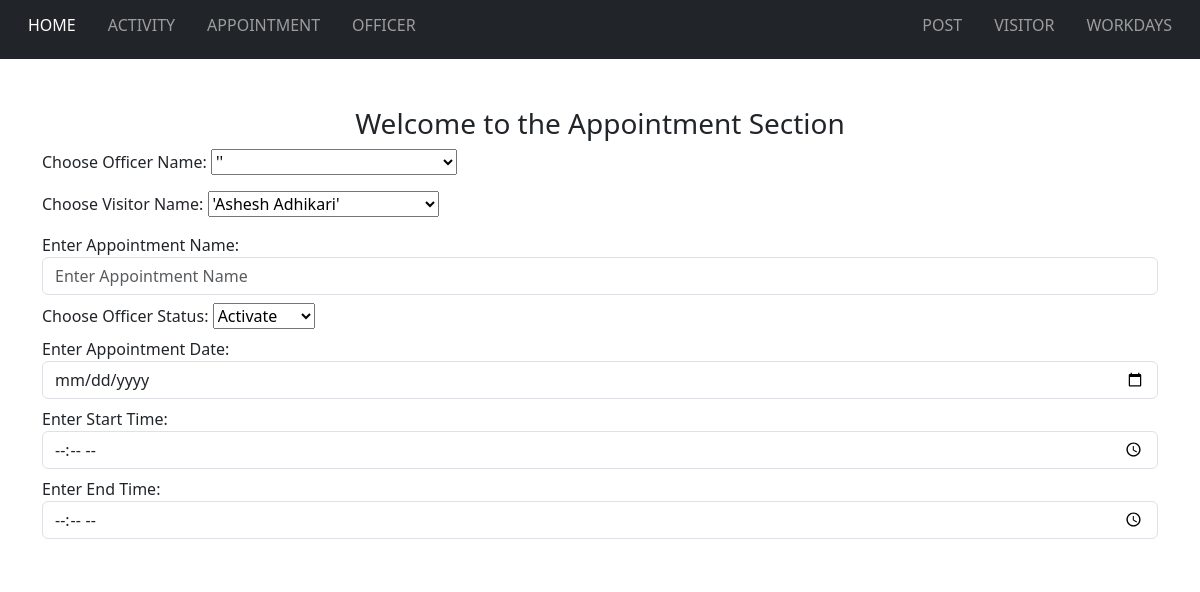
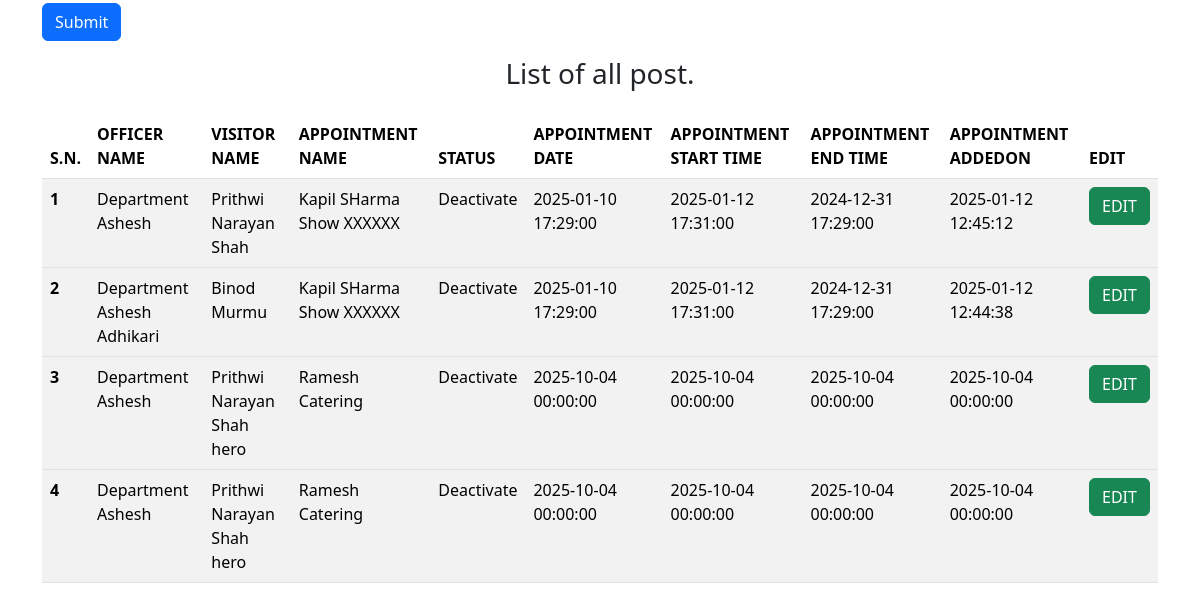
/appointment.php, run on an earlier commit of the app's database (2 pictures, top to bottom).
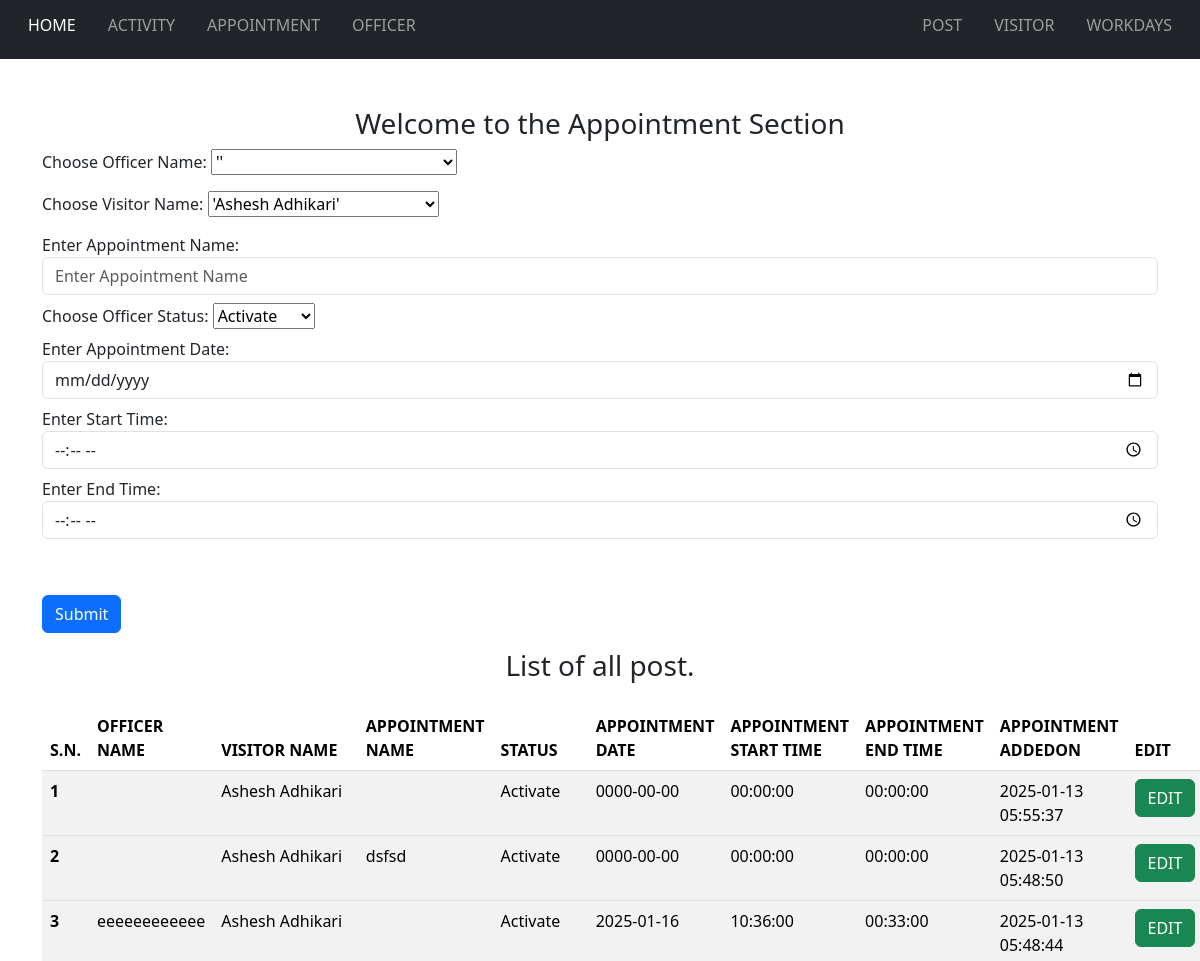
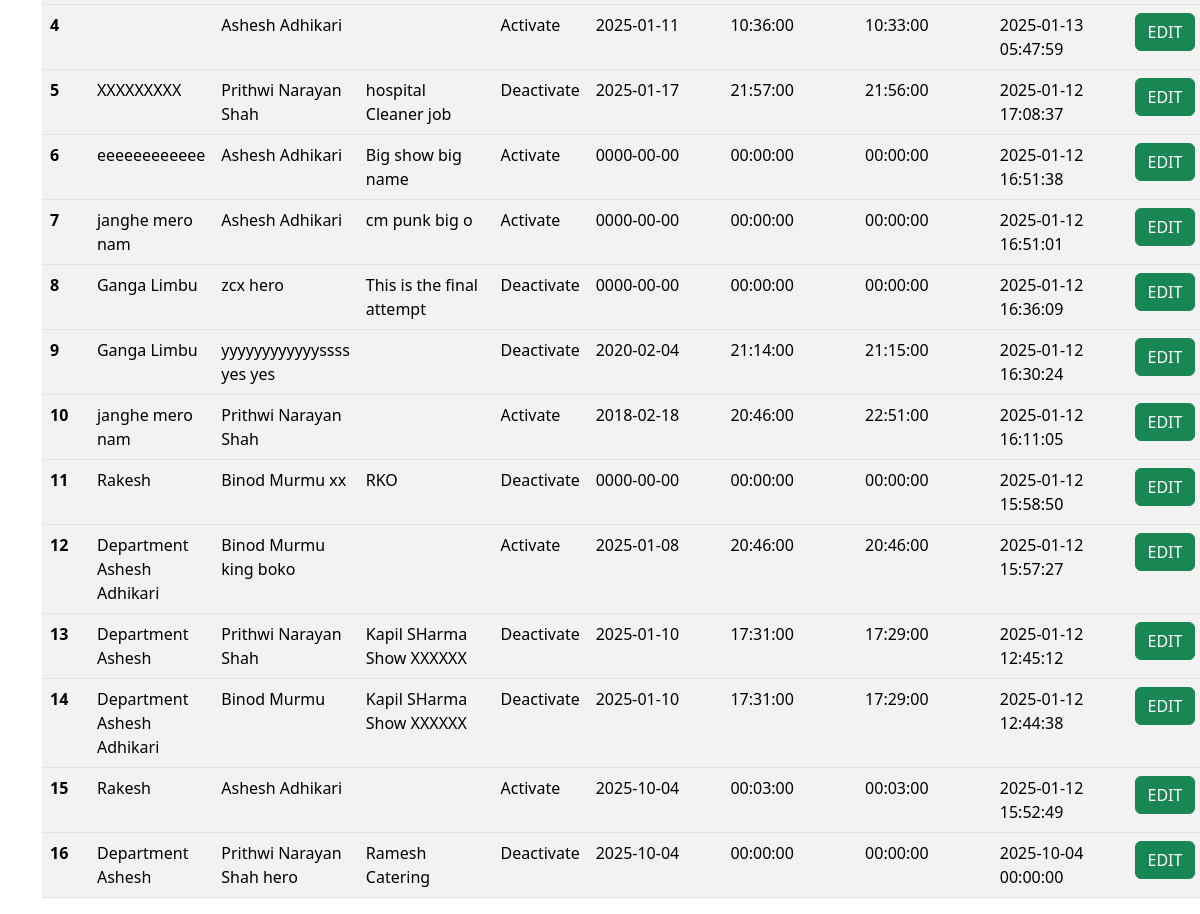
And on a later commit of the database (2 pictures, top to bottom).
### appointment.php (the view, shortened to what this page needs)
<?php
@include "_header.php";
?>
<div class="container">
    <h3 class="text-center mt-5">Welcome to the Appointment Section</h3>
</div>
<div>
    <div class="container">
        <div class="row">
            <div class="col">
                <?php
                if (isset($_GET["appointment_edit"])) {
                    include_once 'edit/edit-appointment.php';
                } else {
                    $sql_dropdown = "SELECT `officer-id`, `officer-name` FROM `table-officer`";
                    $result_dropdown = mysqli_query($con, $sql_dropdown);
                    $sql_dropdownX = "SELECT `visitor-id`, `visitor-name` FROM `table-visitor`";
                    $result_dropdownX = mysqli_query($con, $sql_dropdownX);
                ?>
                    <form method="post">
                        <label for="officer-id">Choose Officer Name:</label>
                        <select name="officer_id" id="officer-id" class="mb-3">
                            <?php
                            if (mysqli_num_rows($result_dropdown) > 0) {
                                while ($row = mysqli_fetch_array($result_dropdown)) {
                                    echo "<option value='{$row['officer-id']}'> '{$row['officer-name']}'</option>";
                                }
                            }
                            ?>
                        </select>
                        <br>
                        <label for="visitor-id">Choose Visitor Name:</label>
                        <select name="visitor_id" id="visitor-id" class="mb-3">
                            <?php
                            if (mysqli_num_rows($result_dropdownX) > 0) {
                                while ($rowX = mysqli_fetch_array($result_dropdownX)) {
                                    echo "<option value='{$rowX['visitor-id']}'> '{$rowX['visitor-name']}'</option>";
                                }
                            }
                            ?>
                        </select>
                        <div class="form-group">
                            <label>Enter Appointment Name: </label>
                            <input type="text" class="form-control mb-2" id="appointment-name" name="appointment_name" placeholder="Enter Appointment Name">
                        </div>
                        <label for="appointment-status">Choose Officer Status:</label>
                        <select name="appointment_status" id="appointment-status" class="mb-2">
                            <option value="1">Activate</option>
                        </select>
                        <div class="form-group" class="mb-2">
                            <label>Enter Appointment Date: </label>
                            <input type="date" class="form-control mb-2" id="appointment-date" name="appointment_date" placeholder="Enter Appointment Date">
                        </div>
                        <div class="form-group" class="mb-2">
                            <label>Enter Start Time: </label>
                            <input type="time" class="form-control mb-2" id="appointment-starttime" name="appointment_starttime" placeholder="Enter Appointment Start Time">
                        </div>
                        <div class="form-group" class="mb-2">
                            <label>Enter End Time: </label>
                            <input type="time" class="form-control mb-2" id="appointment-endtime" name="appointment_endtime" placeholder="Enter Appointment End Time">
                        </div>
                        <br>
                        <br>
                        <button type="submit" name="appointment-insert_btn" class="btn btn-primary">Submit</button>
                    </form>
                <?php
                }
                ?>
            </div>
        </div>
    </div>
    <div class="container">
        <h3 class="text-center mt-3 mb-4">List of all post.</h3>
        <div class="row">
            <div class="col">
                <table class="table table-striped">
                    <thead>
                        <tr>
                            <th scope="col">S.N.</th>
                            <th scope="col">OFFICER NAME</th>
                            <th scope="col">VISITOR NAME</th>
                            <th scope="col">APPOINTMENT NAME</a></th>
                            <th scope="col">STATUS</a></th>
                            <th scope="col">APPOINTMENT DATE</a></th>
                            <th scope="col">APPOINTMENT START TIME</a></th>
                            <th scope="col">APPOINTMENT END TIME</a></th>
                            <th scope="col">APPOINTMENT ADDEDON</a></th>
                            <th scope="col">EDIT</a></th>
                        </tr>
                    </thead>
                    <?php
                    include_once 'fetch/fetch-appointment.php';
                    ?>
                </table>
            </div>
        </div>
    </div>
    <?php
    @include "_footer.php"
    ?>

### _header.php (shortened to what this page needs)
<!DOCTYPE html>
<html lang="en">
<head>
    <link href="vendor\twbs\bootstrap\dist\css\bootstrap.min.css" rel="stylesheet">
</head>
<body>
    <nav class="navbar navbar-expand-md navbar-dark bg-dark">
        <div class="container-fluid">
        <a class="nav-link h4 px-3 text-white" href="index.php">HOME</a>
            <div class="collapse navbar-collapse" id="mynavbar">
                <ul class="navbar-nav me-auto">
                    <li class="nav-item">
                        <a class="nav-link h4 px-3" href="activity.php">ACTIVITY</a>
                    </li>
                    <li class="nav-item">
                        <a class="nav-link h4 px-3" href="appointment.php">APPOINTMENT</a>
                    </li>
                    <li class="nav-item">
                        <a class="nav-link h4 px-3" href="officer.php">OFFICER</a>
                    </li>
                </ul>
                <ul class="navbar-nav ms-auto">
                    <li class="nav-item">
                        <a class="nav-link h4 px-3" href="post.php">POST</a>
                    </li>
                    <li class="nav-item">
                        <a class="nav-link h4 px-3" href="visitor.php">VISITOR</a>
                    </li>
                    <li class="nav-item">
                        <a class="nav-link h4 px-3" href="workdays.php">WORKDAYS</a>
                    </li>
                </ul>
            </div>
        </div>
    </nav>

### fetch/fetch-appointment.php (shortened to what this page needs)
<?php
$sql_post = "select `appointment-id`, `officer-id`,`officer-name`,`visitor-id`,`visitor-name`,`appointment-name`,`appointment-status`,`appointment-date`,`appointment-starttime`,`appointment-endtime`,`appointment-addedon` from `table-appointment`join `table-officer` on `table-officer`.`officer-id` = `table-appointment`.`appointment-officerid` JOIN `table-visitor` on `table-visitor`.`visitor-id` = `table-appointment`.`appointment-visitorid` order by `appointment-id` desc;";
$result_post = mysqli_query($con, $sql_post);
$post_counter = 0;
if (mysqli_num_rows($result_post) > 0) {
    while ($row = mysqli_fetch_array($result_post)) {
        $status = (($row["appointment-status"]) == 1) ? ('Activate') : ('Deactivate');
?>
        <tbody>
            <tr>
                <th scope="row"><?php echo ++$post_counter ?></th>
                <td><?php echo $row["officer-name"]; ?></td>
                <td><?php echo $row["visitor-name"]; ?></td>
                <td><?php echo $row["appointment-name"]; ?></td>
                <td><?php echo $status ?></td>
                <td><?php echo $row["appointment-date"]; ?></td>
                <td><?php echo $row["appointment-starttime"]; ?></td>
                <td><?php echo $row["appointment-endtime"]; ?></td>
                <td><?php echo $row["appointment-addedon"]; ?></td>
                <td><a href="appointment.php?appointment_edit=1&appointment_id=<?php echo $row["appointment-id"]; ?>" class="btn btn-success" name="appointment_edit_button">EDIT</td>
            </tr>
        </tbody>
<?php
    }
} else {
    echo "This list is empty";
}
?>

### _footer.php (shortened to what this page needs)
</body>
</html>

What changed in the data, as far as the page shows it:
removed table-appointment: table-officer.officer-name "Department Ashesh", table-visitor.visitor-name "Prithwi Narayan Shah hero", value "Ramesh Catering", value "Deactivate", value "2025-10-04 00:00:00"
added table-appointment: table-visitor.visitor-name "Ashesh Adhikari", value "Activate", value "0000-00-00", value "00:00:00", value "2025-01-13 05:55:37"
added table-appointment: table-visitor.visitor-name "Ashesh Adhikari", value "dsfsd", value "Activate", value "0000-00-00", value "00:00:00", value "2025-01-13 05:48:50"
added table-appointment: table-officer.officer-name "eeeeeeeeeeee", table-visitor.visitor-name "Ashesh Adhikari", value "Activate", value "2025-01-16", value "10:36:00", value "00:33:00", value "2025-01-13 05:48:44"
added table-appointment: table-visitor.visitor-name "Ashesh Adhikari", value "Activate", value "2025-01-11", value "10:36:00", value "10:33:00", value "2025-01-13 05:47:59"
added table-appointment: table-officer.officer-name "XXXXXXXXX", table-visitor.visitor-name "Prithwi Narayan Shah", value "hospital Cleaner job", value "Deactivate", value "2025-01-17", value "21:57:00", value "21:56:00", value "2025-01-12 17:08:37"
added table-appointment: table-officer.officer-name "eeeeeeeeeeee", table-visitor.visitor-name "Ashesh Adhikari", value "Big show big name", value "Activate", value "0000-00-00", value "00:00:00", value "2025-01-12 16:51:38"
added table-appointment: table-officer.officer-name "janghe mero nam", table-visitor.visitor-name "Ashesh Adhikari", value "cm punk big o", value "Activate", value "0000-00-00", value "00:00:00", value "2025-01-12 16:51:01"
added table-appointment: table-officer.officer-name "Ganga Limbu", table-visitor.visitor-name "zcx hero", value "This is the final attempt", value "Deactivate", value "0000-00-00", value "00:00:00", value "2025-01-12 16:36:09"
added table-appointment: table-officer.officer-name "Ganga Limbu", table-visitor.visitor-name "yyyyyyyyyyyyssss yes yes", value "Deactivate", value "2020-02-04", value "21:14:00", value "21:15:00", value "2025-01-12 16:30:24"
added table-appointment: table-officer.officer-name "janghe mero nam", table-visitor.visitor-name "Prithwi Narayan Shah", value "Activate", value "2018-02-18", value "20:46:00", value "22:51:00", value "2025-01-12 16:11:05"
added table-appointment: table-officer.officer-name "Rakesh", table-visitor.visitor-name "Binod Murmu xx", value "RKO", value "Deactivate", value "0000-00-00", value "00:00:00", value "2025-01-12 15:58:50"
added table-appointment: table-officer.officer-name "Department Ashesh Adhikari", table-visitor.visitor-name "Binod Murmu king boko", value "Activate", value "2025-01-08", value "20:46:00", value "2025-01-12 15:57:27"
changed table-appointment (number 13 of 16 on the later page): value "2025-01-10 17:29:00" → "2025-01-10"; value "2025-01-12 17:31:00" → "17:31:00"; value "2024-12-31 17:29:00" → "17:29:00"
changed table-appointment "Binod Murmu": value "2025-01-10 17:29:00" → "2025-01-10"; value "2025-01-12 17:31:00" → "17:31:00"; value "2024-12-31 17:29:00" → "17:29:00"
added table-appointment: table-officer.officer-name "Rakesh", table-visitor.visitor-name "Ashesh Adhikari", value "Activate", value "2025-10-04", value "00:03:00", value "2025-01-12 15:52:49"
changed table-appointment "Ramesh Catering": value "2025-10-04 00:00:00" → "2025-10-04"; value "2025-10-04 00:00:00" → "00:00:00"
